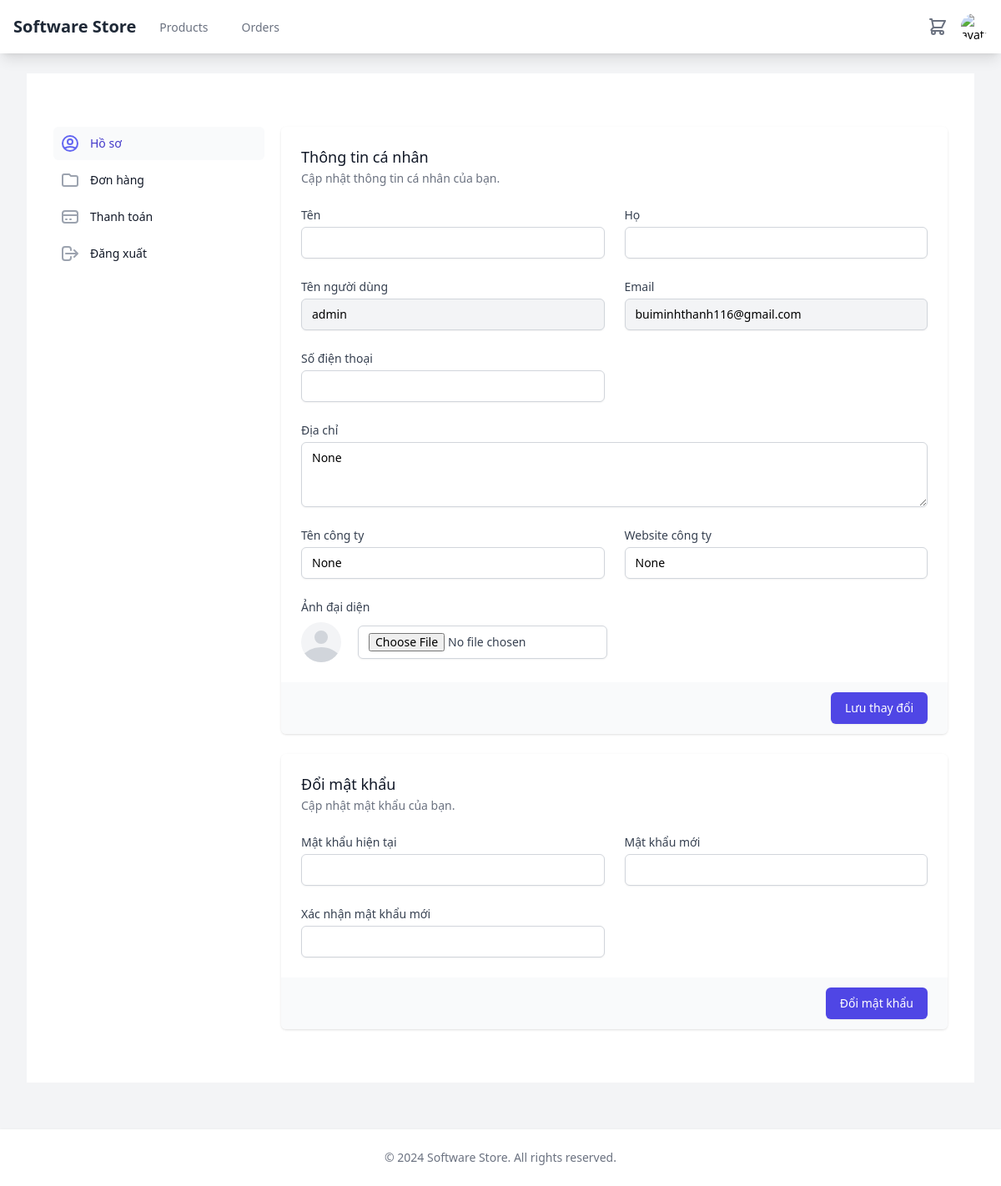
The page /accounts/profile/ (signed in) on the database its author committed.
### accounts/models.py (models this page shows, shortened)
class User(AbstractUser):
    email = models.EmailField(_('email address'), unique=True)
    phone_number = models.CharField(_('phone number'), max_length=15, unique=True, null=True, blank=True)
    avatar = models.ImageField(_('avatar'), upload_to='avatars/', null=True, blank=True)
    address = models.TextField(_('address'), null=True, blank=True)
    company_name = models.CharField(_('company name'), max_length=100, null=True, blank=True)
    company_website = models.URLField(_('company website'), null=True, blank=True)
    is_email_verified = models.BooleanField(default=False)
    created_at = models.DateTimeField(auto_now_add=True)
    updated_at = models.DateTimeField(auto_now=True)
    groups = models.ManyToManyField(
        'auth.Group',
        verbose_name=_('groups'),
        blank=True,
        help_text=_(
            'The groups this user belongs to. A user will get all permissions '
            'granted to each of their groups.'
        ),
        related_name='custom_user_set',  # Thêm related_name
        related_query_name='user',
    )
    user_permissions = models.ManyToManyField(
        'auth.Permission',
        verbose_name=_('user permissions'),
        blank=True,
        help_text=_('Specific permissions for this user.'),
        related_name='custom_user_set',  # Thêm related_name
        related_query_name='user',
    )
    USERNAME_FIELD = 'email'
    REQUIRED_FIELDS = ['username']
    class Meta:
        verbose_name = _('user')
        verbose_name_plural = _('users')

### accounts/views.py (the view, shortened to what this page needs)
# urls.py: path('profile/', views.profile, name='profile'),
@login_required
def profile(request):
    return render(request, 'accounts/profile.html')

### cart/context_processors.py (called while the page is built)
def cart_processor(request):
    cart_count = 0
    cart_total = 0
    if request.user.is_authenticated:
        try:
            cart = Cart.objects.filter(user=request.user).first()
            if cart:
                cart_count = cart.count
                cart_total = cart.total
        except Exception:
            pass
    return {
        'cart_count': cart_count,
        'cart_total': cart_total
    }

### cart/models.py (called while the page is built)
    @property
    def total(self):
        return sum(item.product.price for item in self.items.all())

    @property
    def count(self):
        return self.items.count()

### orders/context_processors.py (called while the page is built)
def cart_info(request):
    cart = request.session.get('cart', {})
    cart_count = sum(cart.values())  # Tổng số lượng sản phẩm trong giỏ
    return {
        'cart_count': cart_count
    }

### templates/accounts/profile.html (shortened to what this page needs)
{% extends 'base.html' %}
{% load static %}
{% block content %}
<div class="bg-white">
    <div class="max-w-7xl mx-auto py-16 px-4 sm:px-6 lg:px-8">
        <div class="lg:grid lg:grid-cols-12 lg:gap-x-5">
            <aside class="py-6 px-2 sm:px-6 lg:py-0 lg:px-0 lg:col-span-3">
                <nav class="space-y-1">
                    <a href="#" class="bg-gray-50 text-indigo-700 hover:text-indigo-700 hover:bg-white group rounded-md px-3 py-2 flex items-center text-sm font-medium" aria-current="page">
                        <span class="truncate">
                            Hồ sơ
                        </span>
                    </a>
                    <a href="{% url 'orders:list' %}" class="text-gray-900 hover:text-gray-900 hover:bg-gray-50 group rounded-md px-3 py-2 flex items-center text-sm font-medium">
                        <span class="truncate">
                            Đơn hàng
                        </span>
                    </a>
                    <a href="{% url 'payments:list' %}" class="text-gray-900 hover:text-gray-900 hover:bg-gray-50 group rounded-md px-3 py-2 flex items-center text-sm font-medium">
                        <span class="truncate">
                            Thanh toán
                        </span>
                    </a>
                    <a href="{% url 'accounts:logout' %}" class="text-gray-900 hover:text-gray-900 hover:bg-gray-50 group rounded-md px-3 py-2 flex items-center text-sm font-medium">
                        <span class="truncate">
                            Đăng xuất
                        </span>
                    </a>
                </nav>
            </aside>
            <div class="space-y-6 sm:px-6 lg:px-0 lg:col-span-9">
                <section aria-labelledby="payment-details-heading">
                    <form action="{% url 'accounts:profile' %}" method="POST" enctype="multipart/form-data">
                        <div class="shadow sm:rounded-md sm:overflow-hidden">
                            <div class="bg-white py-6 px-4 sm:p-6">
                                <div>
                                    <h2 id="payment-details-heading" class="text-lg leading-6 font-medium text-gray-900">Thông tin cá nhân</h2>
                                    <p class="mt-1 text-sm text-gray-500">Cập nhật thông tin cá nhân của bạn.</p>
                                </div>
                                <div class="mt-6 grid grid-cols-4 gap-6">
                                    <div class="col-span-4 sm:col-span-2">
                                        <label for="first_name" class="block text-sm font-medium text-gray-700">Tên</label>
                                        <input type="text" name="first_name" id="first_name" value="{{ user.first_name }}" class="mt-1 block w-full border border-gray-300 rounded-md shadow-sm py-2 px-3 focus:outline-none focus:ring-indigo-500 focus:border-indigo-500 sm:text-sm">
                                    </div>
                                    <div class="col-span-4 sm:col-span-2">
                                        <label for="last_name" class="block text-sm font-medium text-gray-700">Họ</label>
                                        <input type="text" name="last_name" id="last_name" value="{{ user.last_name }}" class="mt-1 block w-full border border-gray-300 rounded-md shadow-sm py-2 px-3 focus:outline-none focus:ring-indigo-500 focus:border-indigo-500 sm:text-sm">
                                    </div>
                                    <div class="col-span-4 sm:col-span-2">
                                        <label for="username" class="block text-sm font-medium text-gray-700">Tên người dùng</label>
                                        <input type="text" name="username" id="username" value="{{ user.username }}" readonly class="mt-1 block w-full border border-gray-300 rounded-md shadow-sm py-2 px-3 bg-gray-100 sm:text-sm">
                                    </div>
                                    <div class="col-span-4 sm:col-span-2">
                                        <label for="email" class="block text-sm font-medium text-gray-700">Email</label>
                                        <input type="email" name="email" id="email" value="{{ user.email }}" readonly class="mt-1 block w-full border border-gray-300 rounded-md shadow-sm py-2 px-3 bg-gray-100 sm:text-sm">
                                    </div>
                                    <div class="col-span-4 sm:col-span-2">
                                        <label for="phone_number" class="block text-sm font-medium text-gray-700">Số điện thoại</label>
                                        <input type="text" name="phone_number" id="phone_number" value="{{ user.phone_number }}" class="mt-1 block w-full border border-gray-300 rounded-md shadow-sm py-2 px-3 focus:outline-none focus:ring-indigo-500 focus:border-indigo-500 sm:text-sm">
                                    </div>
                                    <div class="col-span-4">
                                        <label for="address" class="block text-sm font-medium text-gray-700">Địa chỉ</label>
                                        <textarea name="address" id="address" rows="3" class="mt-1 block w-full border border-gray-300 rounded-md shadow-sm py-2 px-3 focus:outline-none focus:ring-indigo-500 focus:border-indigo-500 sm:text-sm">{{ user.address }}</textarea>
                                    </div>
                                    <div class="col-span-4 sm:col-span-2">
                                        <label for="company_name" class="block text-sm font-medium text-gray-700">Tên công ty</label>
                                        <input type="text" name="company_name" id="company_name" value="{{ user.company_name }}" class="mt-1 block w-full border border-gray-300 rounded-md shadow-sm py-2 px-3 focus:outline-none focus:ring-indigo-500 focus:border-indigo-500 sm:text-sm">
                                    </div>
                                    <div class="col-span-4 sm:col-span-2">
                                        <label for="company_website" class="block text-sm font-medium text-gray-700">Website công ty</label>
                                        <input type="url" name="company_website" id="company_website" value="{{ user.company_website }}" class="mt-1 block w-full border border-gray-300 rounded-md shadow-sm py-2 px-3 focus:outline-none focus:ring-indigo-500 focus:border-indigo-500 sm:text-sm">
                                    </div>
                                    <div class="col-span-4">
                                        <label for="avatar" class="block text-sm font-medium text-gray-700">Ảnh đại diện</label>
                                        <div class="mt-2 flex items-center">
                                            <span class="inline-block h-12 w-12 rounded-full overflow-hidden bg-gray-100">
                                                {% if user.avatar %}
                                                    <img src="{{ user.avatar.url }}" alt="{{ user.username }}" class="h-full w-full object-cover">
                                                {% else %}
                                                    <svg class="h-full w-full text-gray-300" fill="currentColor" viewBox="0 0 24 24">
                                                        <path d="M24 20.993V24H0v-2.996A14.977 14.977 0 0112.004 15c4.904 0 9.26 2.354 11.996 5.993zM16.002 8.999a4 4 0 11-8 0 4 4 0 018 0z" />
                                                    </svg>
                                                {% endif %}
                                            </span>
                                            <input type="file" name="avatar" id="avatar" class="ml-5 bg-white py-2 px-3 border border-gray-300 rounded-md shadow-sm text-sm leading-4 font-medium text-gray-700 hover:bg-gray-50 focus:outline-none focus:ring-2 focus:ring-offset-2 focus:ring-indigo-500">
                                        </div>
                                    </div>
                                </div>
                            </div>
                            <div class="px-4 py-3 bg-gray-50 text-right sm:px-6">
                                <button type="submit" class="bg-indigo-600 border border-transparent rounded-md shadow-sm py-2 px-4 inline-flex justify-center text-sm font-medium text-white hover:bg-indigo-700 focus:outline-none focus:ring-2 focus:ring-offset-2 focus:ring-indigo-500">
                                    Lưu thay đổi
                                </button>
                            </div>
                        </div>
                    </form>
                </section>
                <section aria-labelledby="password-heading">
                    <form action="{% url 'accounts:change_password' %}" method="POST">
                        <div class="shadow sm:rounded-md sm:overflow-hidden">
                            <div class="bg-white py-6 px-4 sm:p-6">
                                <div>
                                    <h2 id="password-heading" class="text-lg leading-6 font-medium text-gray-900">Đổi mật khẩu</h2>
                                    <p class="mt-1 text-sm text-gray-500">Cập nhật mật khẩu của bạn.</p>
                                </div>
                                <div class="mt-6 grid grid-cols-4 gap-6">
                                    <div class="col-span-4 sm:col-span-2">
                                        <label for="current_password" class="block text-sm font-medium text-gray-700">Mật khẩu hiện tại</label>
                                        <input type="password" name="current_password" id="current_password" class="mt-1 block w-full border border-gray-300 rounded-md shadow-sm py-2 px-3 focus:outline-none focus:ring-indigo-500 focus:border-indigo-500 sm:text-sm">
                                    </div>
                                    <div class="col-span-4 sm:col-span-2">
                                        <label for="new_password" class="block text-sm font-medium text-gray-700">Mật khẩu mới</label>
                                        <input type="password" name="new_password" id="new_password" class="mt-1 block w-full border border-gray-300 rounded-md shadow-sm py-2 px-3 focus:outline-none focus:ring-indigo-500 focus:border-indigo-500 sm:text-sm">
                                    </div>
                                    <div class="col-span-4 sm:col-span-2">
                                        <label for="confirm_password" class="block text-sm font-medium text-gray-700">Xác nhận mật khẩu mới</label>
                                        <input type="password" name="confirm_password" id="confirm_password" class="mt-1 block w-full border border-gray-300 rounded-md shadow-sm py-2 px-3 focus:outline-none focus:ring-indigo-500 focus:border-indigo-500 sm:text-sm">
                                    </div>
                                </div>
                            </div>
                            <div class="px-4 py-3 bg-gray-50 text-right sm:px-6">
                                <button type="submit" class="bg-indigo-600 border border-transparent rounded-md shadow-sm py-2 px-4 inline-flex justify-center text-sm font-medium text-white hover:bg-indigo-700 focus:outline-none focus:ring-2 focus:ring-offset-2 focus:ring-indigo-500">
                                    Đổi mật khẩu
                                </button>
                            </div>
                        </div>
                    </form>
                </section>
            </div>
        </div>
    </div>
</div>
{% endblock %}

### rows shown on the page
User: username "admin", email "buiminhthanh116@gmail.com", address "None", company_name "None", company_website "None"
